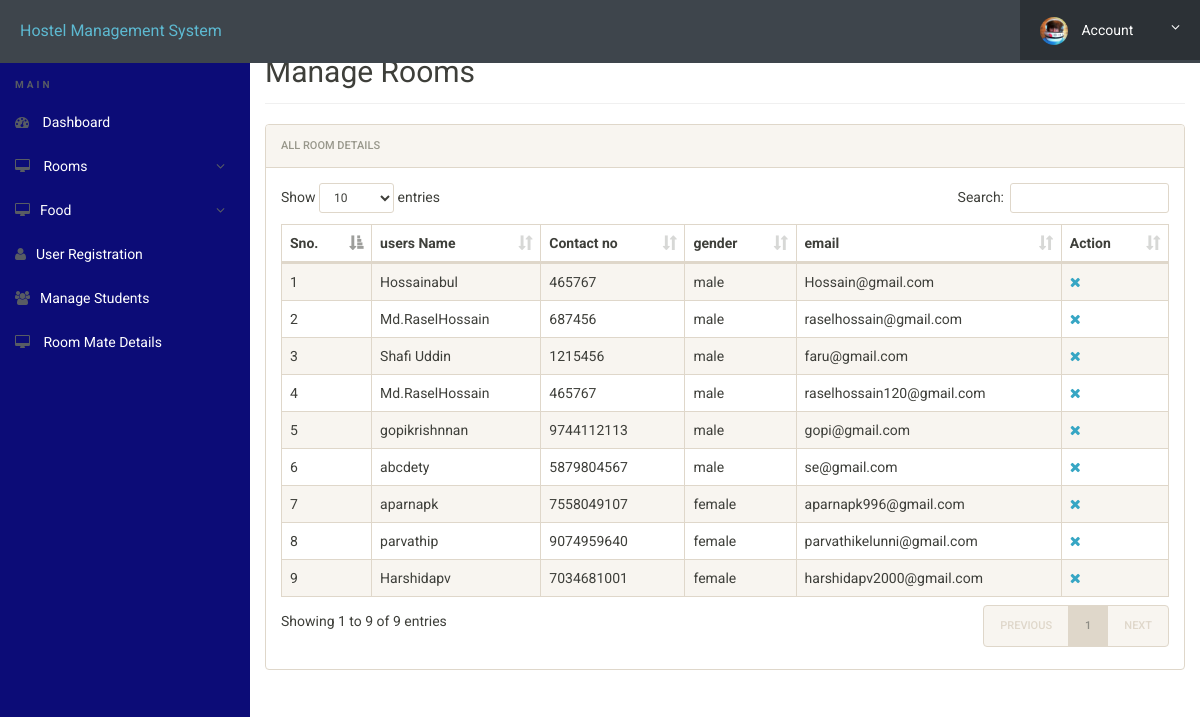
The page /admin/manage-students2.php (signed in) on the database its author committed.
### tables this page shows
CREATE TABLE `userregistration` (
  `id` int(11) NOT NULL,
  `firstName` varchar(255) NOT NULL,
  `lastName` varchar(255) NOT NULL,
  `gender` varchar(255) NOT NULL,
  `contactNo` bigint(20) NOT NULL,
  `email` varchar(255) NOT NULL,
  `password` varchar(255) NOT NULL,
  `regDate` timestamp NOT NULL DEFAULT current_timestamp()
);

### admin/manage-students2.php (the view, shortened to what this page needs)
<?php
include('includes/config.php');
?>
<!doctype html>
<html lang="en" class="no-js">
<head>
	<link rel="stylesheet" href="css/font-awesome.min.css">
	<link rel="stylesheet" href="css/bootstrap.min.css">
	<link rel="stylesheet" href="css/dataTables.bootstrap.min.css">
	<link rel="stylesheet" href="css/bootstrap-social.css">
	<link rel="stylesheet" href="css/bootstrap-select.css">
	<link rel="stylesheet" href="css/fileinput.min.css">
	<link rel="stylesheet" href="css/awesome-bootstrap-checkbox.css">
	<link rel="stylesheet" href="css/style.css">
</head>
<body>
	<?php include('includes/header.php');?>
	<div class="ts-main-content">
			<?php include('includes/sidebar.php');?>
		<div class="content-wrapper">
			<div class="container-fluid">
				<div class="row">
					<div class="col-md-12">
						<h2 class="page-title">Manage Rooms</h2>
						<div class="panel panel-default">
							<div class="panel-heading">All Room Details</div>
							<div class="panel-body">
								<table id="zctb" class="display table table-striped table-bordered table-hover" cellspacing="0" width="100%">
									<thead>
										<tr>
											<th>Sno.</th>
											<th>users Name</th>
											<th>Contact no </th>
											<th>gender  </th>
											<th>email</th>
											<th>Action</th>
										</tr>
									</thead>
									<tbody>
<?php
$ret="select * from userregistration";
$stmt= $mysqli->prepare($ret) ;
$stmt->execute() ;
$res=$stmt->get_result();
$cnt=1;
while($row=$res->fetch_object())
	  {
	  	?>
<tr><td><?php echo $cnt;;?></td>
<td><?php echo $row->firstName;?><?php echo $row->lastName;?></td>
<td><?php echo $row->contactNo;?></td>
<td><?php echo $row->gender;?></td>
<td><?php echo $row->email;?></td>
<td>
<a href="manage-students2.php?del=<?php echo $row->id;?>" title="Delete Record" onclick="return confirm("Do you want to delete");"><i class="fa fa-close"></i></a></td>
										</tr>
									<?php
$cnt=$cnt+1;
									 } ?>
									</tbody>
								</table>
							</div>
						</div>
					</div>
				</div>
			</div>
		</div>
	</div>
</body>
</html>

### admin/includes/header.php (shortened to what this page needs)
<div class="brand clearfix">
		<a href="#" class="logo" style="font-size:16px;">Hostel Management System</a>
		<ul class="ts-profile-nav">
			<li class="ts-account">
				<a href="#"><img src="img/ts-avatar.jpg" class="ts-avatar hidden-side" alt=""> Account <i class="fa fa-angle-down hidden-side"></i></a>
			</li>
		</ul>
	</div>

### admin/includes/sidebar.php (shortened to what this page needs)
<nav class="ts-sidebar">
			<ul class="ts-sidebar-menu">
				<li class="ts-label">Main</li>
				<li><a href="dashboard.php"><i class="fa fa-dashboard"></i> Dashboard</a></li>
					<li><a href="#"><i class="fa fa-desktop"></i> Rooms</a>
				</li>
				<li><a href="#"><i class="fa fa-desktop"></i>Food </a>
				</li>
				<li><a href="registration.php"><i class="fa fa-user"></i>User Registration</a></li>
				<li><a href="manage-students.php"><i class="fa fa-users"></i>Manage Students</a></li>
				<li><a href="manage-students22.php"><i class="fa fa-desktop"></i> Room Mate Details</a></li>
		</nav>

### admin/css/style.css (style rules this page uses)
html { font-size: 14px; }
@media only screen and (min-width: 480px) { html { font-size: 17px; } }
@media only screen and (min-width: 768px) { html { font-size: 14px; } }
body { font-size: 1em; }
a { color: #37a6c4; }
.panel { overflow: hidden; }
ul, li { margin: 0; padding: 0; list-style: none; }
.page-title { padding-bottom: 15px; margin-bottom: 20px; border-bottom: 1px solid #f0f0f0; }
.brand { background: #3e454c; position: relative; z-index: 3; position: fixed; width: 100%; top: 0; }
.brand .logo { box-sizing: border-box; padding: 20px; float: left; display: block; width: 200px; }
@media only screen and (min-width: 992px) { .brand .logo { width: 250px; } }
.brand .ts-profile-nav { float: right; display: none; }
.brand .ts-profile-nav li { float: left; position: relative; }
.brand .ts-profile-nav li a { display: block; padding: 20px; color: #fff; }
.brand .ts-profile-nav .ts-account .fa-angle-down { float: right; }
.brand .ts-profile-nav .ts-account > a { width: 180px; background: #2c3136; }
.brand .ts-profile-nav .ts-account .ts-avatar { border-radius: 50%; height: 28px; margin: -10px 0; margin-right: 10px; }
@media only screen and (min-width: 992px) { .brand .ts-profile-nav { display: block; } }
.ts-sidebar { background: #0c0c77; max-height: 0; transition: max-height 0.3s; overflow: hidden; position: fixed; z-index: 2; width: 100%; bottom: 0; top: 60px; overflow-y: auto; }
@media only screen and (min-width: 992px) { .ts-sidebar { max-height: 100%; bottom: 0; } }
.ts-sidebar-menu .ts-label { color: #585c64; font-weight: bold; padding: 8px 15px; text-transform: uppercase; font-size: 10px; letter-spacing: 3px; margin-top: 10px; }
.ts-sidebar-menu a { display: block; text-decoration: none; padding: 12px 15px; color: #fff; }
.ts-sidebar-menu li { position: relative; }
.ts-sidebar-menu li i { color: #585c64; margin-right: 10px; }
.ts-main-content .content-wrapper { padding-top: 15px; margin-top: 20px; }
@media only screen and (min-width: 992px) { .ts-main-content .ts-sidebar { width: 250px; float: left; } }
@media only screen and (min-width: 992px) { .ts-main-content .content-wrapper { margin-left: 250px; } }

### rows shown on the page
userregistration: firstName "Hossain", lastName "abul", contactNo "465767", gender "male", email "Hossain@gmail.com"
userregistration: firstName "Md.Rasel", lastName "Hossain", contactNo "687456", gender "male", email "raselhossain@gmail.com"
userregistration: firstName "Shafi", lastName "Uddin", contactNo "1215456", gender "male", email "faru@gmail.com"
userregistration: firstName "Md.Rasel", lastName "Hossain", contactNo "465767", gender "male", email "raselhossain120@gmail.com"
userregistration: firstName "gopi", lastName "krishnnan", contactNo "9744112113", gender "male", email "gopi@gmail.com"
userregistration: firstName "abcde", lastName "ty", contactNo "5879804567", gender "male", email "se@gmail.com"
userregistration: firstName "aparna", lastName "pk", contactNo "7558049107", gender "female", email "aparnapk996@gmail.com"
userregistration: firstName "parvathi", lastName "p", contactNo "9074959640", gender "female", email "parvathikelunni@gmail.com"
userregistration: firstName "Harshida", lastName "pv", contactNo "7034681001", gender "female", email "harshidapv2000@gmail.com"
